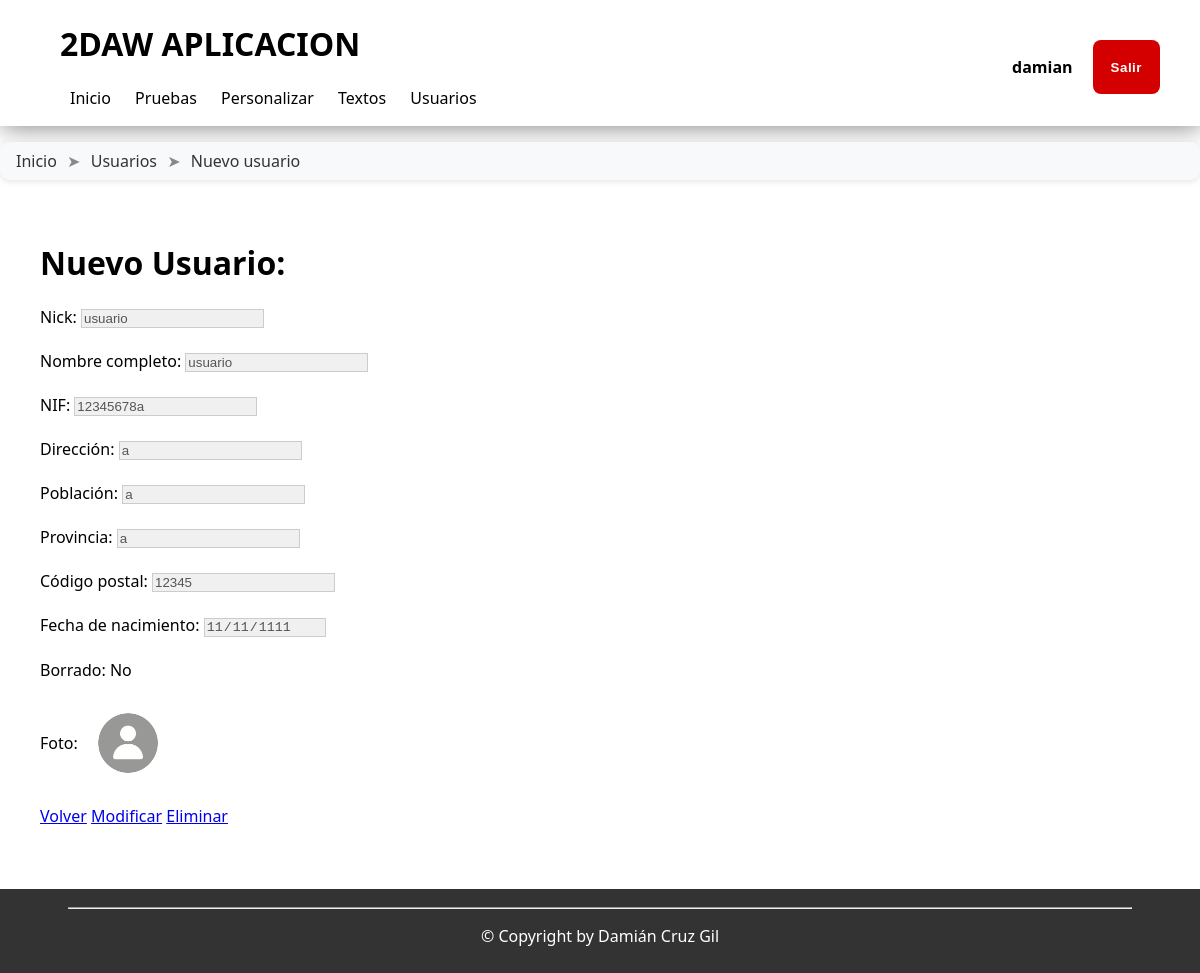
Page /aplicacion/usuarios/verUsuario.php?codUsu=3 (signed in) on the committed database.
### tables this page shows
CREATE TABLE IF NOT EXISTS `usuarios` (
  `cod_usuario` int(11) NOT NULL AUTO_INCREMENT,
  `nick` varchar(50) NOT NULL,
  `nombre` varchar(50) NOT NULL,
  `nif` varchar(10) NOT NULL,
  `direccion` varchar(50) NOT NULL,
  `poblacion` varchar(30) NOT NULL,
  `provincia` varchar(30) NOT NULL,
  `CP` varchar(5) NOT NULL DEFAULT '00000',
  `fecha_nacimiento` date NOT NULL,
  `borrado` tinyint(1) NOT NULL DEFAULT 0,
  `foto` varchar(50) NOT NULL,
  PRIMARY KEY (`cod_usuario`),
  UNIQUE KEY `nick` (`nick`)
);

### scripts/class/Acceso.php (called while the page is built, shortened)
<?php
class Acceso
{
    private $_validado;
    private $_permisos;
    public function __construct()
    {
        $this->_validado = false;
        $this->_permisos = [];
    }
    private function recogerDeSesion(): bool
    {
        if (
            !isset($_SESSION) ||
            !isset($_SESSION["acceso"]) ||
            !isset($_SESSION["acceso"]["validado"]) ||
            $_SESSION["acceso"]["validado"] == false
        ) {
            $this->_validado = false;
        } else {
            $this->_validado = true;
            $this->_permisos = $_SESSION["acceso"]["permisos"];
        }
        return true;
    }
    public function hayUsuario(): bool
    {
        return $this->_validado;
    }
    public function puedePermiso(int $numero): bool
    {
        $numero = "perm" . $numero;
        foreach ($this->_permisos as $n => $bool) {
            if ($n == $numero && $bool) {
                return true;
            }
        }
        return false;
    }
}

### aplicacion/usuarios/verUsuario.php (the view, shortened to what this page needs)
<?php
include_once(dirname(__FILE__) . "/../../cabecera.php");
$codUsu = $_GET['codUsu'];
$sentenciaDatosUsu = "SELECT * FROM usuarios WHERE cod_usuario = '$codUsu'";
$usuario = $conexion->query($sentenciaDatosUsu)->fetch_assoc();
cuerpo($usuario, $acceso);
function cuerpo($usuario, $acceso)
{
?>
    <h1>Nuevo Usuario:</h1>
    <label>Nick:</label>
    <input type="text" name="nick" value="<?= $usuario['nick'] ?>" readonly><br><br>
    <label>Nombre completo:</label>
    <input type="text" name="nombre" value="<?= $usuario['nombre'] ?>" readonly> <br><br>
    <label>NIF:</label>
    <input type="text" name="nif" value="<?= $usuario['nif'] ?>" readonly><br><br>
    <label>Dirección:</label>
    <input type="text" name="direccion" value="<?= $usuario['direccion'] ?>" readonly><br><br>
    <label>Población:</label>
    <input type="text" name="poblacion" value="<?= $usuario['poblacion'] ?>" readonly><br><br>
    <label>Provincia:</label>
    <input type="text" name="provincia" value="<?= $usuario['provincia'] ?>" readonly><br><br>
    <label>Código postal:</label>
    <input type="text" name="cp" value="<?= $usuario['CP'] ?>" readonly><br><br>
    <label>Fecha de nacimiento:</label>
    <input type="date" name="fecha_nacimiento" value="<?= $usuario['fecha_nacimiento'] ?>" readonly><br><br>
    <label>Borrado:</label>
    <span><?= $usuario['borrado'] ? 'Si' : 'No' ?></span><br><br>
    <div style="display:flex; align-items:center; gap: 10px;">
        <label>Foto:</label>
        <img class="imgUsu" src="/images/fotos/<?= $usuario['foto'] ?>" alt=""><br><br>
    </div>
    <br>
    <a href="/aplicacion/usuarios/index.php">Volver</a>
    <?php
    if ($acceso->puedePermiso(3)) {
    ?>
        <a href="modificarUsuario.php?codUsu=<?= $usuario['cod_usuario'] ?>">Modificar</a>
        <a href="borrarUsuario.php?codUsu=<?= $usuario['cod_usuario'] ?>"><?= $usuario['borrado'] ? 'Restaurar' : 'Eliminar' ?></a>
    <?php
    }
    ?>
<?php
}

### styles/base7.css (style rules this page uses)
html, body { height: 100%; margin: 0; }
body { background: lightgray; font-family: "Segoe UI", Tahoma, Geneva, Verdana, sans-serif; font-size: 16px; color: #333; display: flex; flex-direction: column; }
.imgUsu { width: 10vh; height: 10vh; border-radius: 100%; }
input[readonly] { background-color: #f0f0f0; color: #555; border: 1px solid #ccc; cursor: not-allowed; }
img { border-radius: 100%; }

### rows in the picture
usuarios: nick "usuario", nombre "usuario", nif "12345678a", direccion "a", poblacion "a", provincia "a", cp "12345", fecha_nacimiento "11/11/1111", foto (picture)

### other values in the picture
$cabecera "2DAW APLICACION"
$acceso->getNombre() "damian"
$elemento["TEXTO"] "Inicio"
$elemento["TEXTO"] "Usuarios"
$elemento["TEXTO"] "Nuevo usuario"
